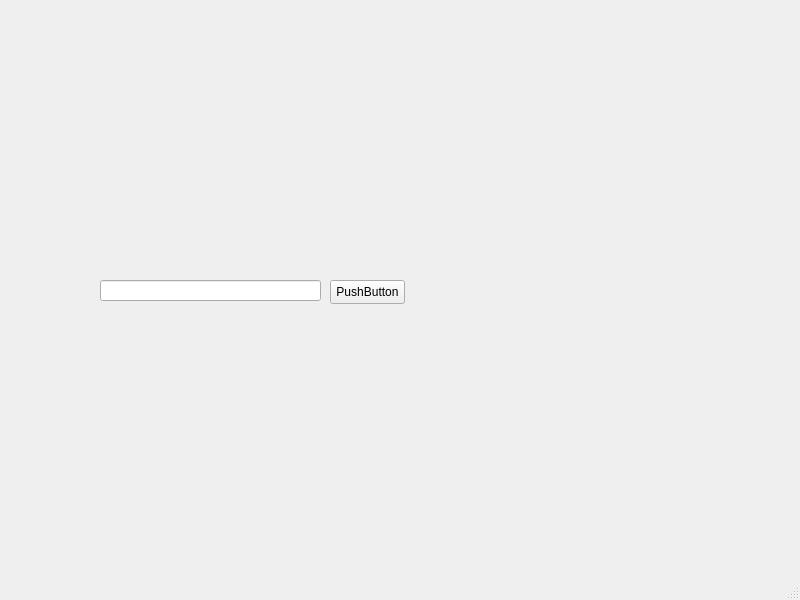
<?xml version="1.0" encoding="UTF-8"?>
<ui version="4.0">
 <class>MainWindow</class>
 <widget class="QMainWindow" name="MainWindow">
  <property name="geometry">
   <rect>
    <x>0</x>
    <y>0</y>
    <width>800</width>
    <height>600</height>
   </rect>
  </property>
  <property name="windowTitle">
   <string>MainWindow</string>
  </property>
  <widget class="QWidget" name="centralwidget">
   <widget class="QPushButton" name="pushButton">
    <property name="geometry">
     <rect>
      <x>330</x>
      <y>280</y>
      <width>75</width>
      <height>24</height>
     </rect>
    </property>
    <property name="text">
     <string>PushButton</string>
    </property>
   </widget>
   <widget class="QLineEdit" name="lineEdit">
    <property name="geometry">
     <rect>
      <x>100</x>
      <y>280</y>
      <width>221</width>
      <height>21</height>
     </rect>
    </property>
   </widget>
  </widget>
  <widget class="QMenuBar" name="menubar">
   <property name="geometry">
    <rect>
     <x>0</x>
     <y>0</y>
     <width>800</width>
     <height>22</height>
    </rect>
   </property>
  </widget>
  <widget class="QStatusBar" name="statusbar"/>
 </widget>
 <resources/>
 <connections/>
</ui>
